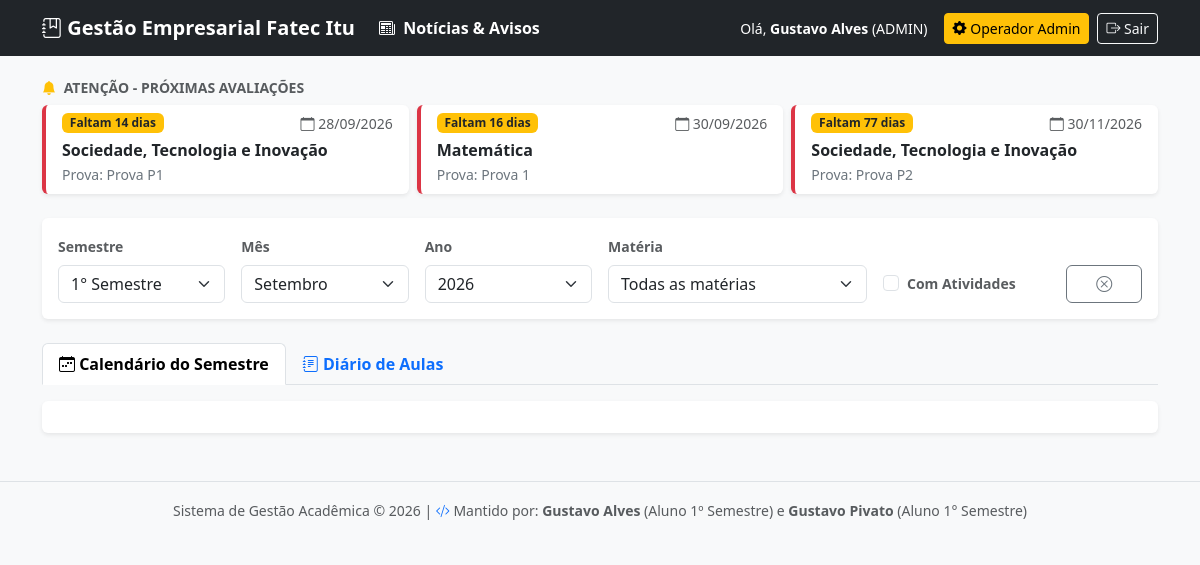
/index.php (signed in), run on the app's committed database.
### tables this page shows
CREATE TABLE `eventos_calendario` (
  `id` int(11) NOT NULL,
  `materia_id` int(11) NOT NULL,
  `data_evento` date NOT NULL,
  `tipo` enum('Prova','Trabalho','Projeto Integrador','Outro') NOT NULL,
  `descricao` varchar(255) NOT NULL
);

CREATE TABLE `materias` (
  `id` int(11) NOT NULL,
  `semestre_id` int(11) NOT NULL,
  `nome` varchar(100) NOT NULL,
  `codigo` varchar(20) DEFAULT NULL,
  `professor` varchar(100) DEFAULT NULL,
  `professor_substituto` varchar(100) DEFAULT NULL,
  `sala` varchar(50) DEFAULT NULL,
  `dia_semana` enum('Segunda','Terça','Quarta','Quinta','Sexta','Sábado') NOT NULL
);

### index.php (the view, shortened to what this page needs)
<?php
require_once 'includes/header.php';
$semestres = $pdo->query("SELECT * FROM semestres ORDER BY id ASC")->fetchAll();
$semestre_id = $_GET['semestre_id'] ?? ($semestres[0]['id'] ?? 1);
$mes_filtro       = $_GET['mes_filtro'] ?? date('m');
$ano_filtro       = $_GET['ano_filtro'] ?? date('Y');
$apenas_pendentes = isset($_GET['apenas_pendentes']) && $_GET['apenas_pendentes'] == '1';
$stmtProximos = $pdo->prepare("
    SELECT e.*, m.nome as materia_nome, DATEDIFF(e.data_evento, CURDATE()) as dias_restantes
    FROM eventos_calendario e
    JOIN materias m ON e.materia_id = m.id
    WHERE m.semestre_id = ? AND e.data_evento >= CURDATE()
    ORDER BY e.data_evento ASC
    LIMIT 3
");
$stmtProximos->execute([$semestre_id]);
$proximos_eventos = $stmtProximos->fetchAll();
?>
<?php if(!empty($proximos_eventos)): ?>
<div class="row mb-4">
    <div class="col-12">
        <h6 class="text-uppercase text-muted fw-bold mb-2 small">
            <i class="bi bi-bell-fill text-warning me-1"></i> Atenção - Próximas Avaliações
        </h6>
        <div class="row g-2">
            <?php foreach($proximos_eventos as $ev): ?>
                <?php
                    $badge_class = $ev['dias_restantes'] <= 3 ? 'bg-danger' : 'bg-warning text-dark';
                    $texto_dias = $ev['dias_restantes'] == 0 ? 'Hoje!' : ($ev['dias_restantes'] == 1 ? 'Amanhã!' : "Faltam {$ev['dias_restantes']} dias");
                ?>
                <div class="col-md-4">
                    <div class="card border-0 shadow-sm border-start border-4 border-danger h-100 card-hover">
                        <div class="card-body py-2 px-3">
                            <div class="d-flex justify-content-between align-items-center">
                                <span class="badge <?= $badge_class ?>"><?= $texto_dias ?></span>
                                <small class="text-muted"><i class="bi bi-calendar"></i> <?= date('d/m/Y', strtotime($ev['data_evento'])) ?></small>
                            </div>
                            <strong class="d-block mt-1 text-dark"><?= htmlspecialchars($ev['materia_nome']) ?></strong>
                            <small class="text-secondary"><?= htmlspecialchars($ev['tipo']) ?>: <?= htmlspecialchars($ev['descricao']) ?></small>
                        </div>
                    </div>
                </div>
            <?php endforeach; ?>
        </div>
    </div>
</div>
<?php endif; ?>
<div class="card shadow-sm border-0 mb-4 bg-white">
    <div class="card-body">
        <form method="GET" class="row g-3 align-items-end">
            <div class="col-md-2 col-sm-6">
                <label class="form-label fw-bold small text-muted">Semestre</label>
                <select name="semestre_id" class="form-select" onchange="this.form.submit()">
                    <?php foreach($semestres as $s): ?>
                        <option value="<?= $s['id'] ?>" <?= $s['id'] == $semestre_id ? 'selected' : '' ?>>
                            <?= htmlspecialchars($s['nome']) ?>
                        </option>
                    <?php endforeach; ?>
                </select>
            </div>
            <div class="col-md-2 col-sm-6">
                <label class="form-label fw-bold small text-muted">Mês</label>
                <select name="mes_filtro" class="form-select" onchange="this.form.submit()">
                    <?php
                    $meses = [1=>'Janeiro', 2=>'Fevereiro', 3=>'Março', 4=>'Abril', 5=>'Maio', 6=>'Junho', 7=>'Julho', 8=>'Agosto', 9=>'Setembro', 10=>'Outubro', 11=>'Novembro', 12=>'Dezembro'];
                    foreach($meses as $num => $nome):
                    ?>
                        <option value="<?= sprintf('%02d', $num) ?>" <?= sprintf('%02d', $num) == $mes_filtro ? 'selected' : '' ?>>
                            <?= $nome ?>
                        </option>
                    <?php endforeach; ?>
                </select>
            </div>
            <div class="col-md-2 col-sm-6">
                <label class="form-label fw-bold small text-muted">Ano</label>
                <select name="ano_filtro" class="form-select" onchange="this.form.submit()">
                    <?php for($a = date('Y'); $a >= date('Y') - 3; $a--): ?>
                        <option value="<?= $a ?>" <?= $a == $ano_filtro ? 'selected' : '' ?>><?= $a ?></option>
                    <?php endfor; ?>
                </select>
            </div>
            <div class="col-md-3 col-sm-6">
                <label class="form-label fw-bold small text-muted">Matéria</label>
                <select name="materia_id" class="form-select" onchange="this.form.submit()">
                    <option value="">Todas as matérias</option>
                </select>
            </div>
            <div class="col-md-2 col-sm-6">
                <div class="form-check mb-2">
                    <input class="form-check-input" type="checkbox" name="apenas_pendentes" value="1" id="pend" <?= $apenas_pendentes ? 'checked' : '' ?> onchange="this.form.submit()">
                    <label class="form-check-label small fw-bold text-muted" for="pend">
                        Com Atividades
                    </label>
                </div>
            </div>
            <div class="col-md-1 col-12">
                <a href="index.php?semestre_id=<?= $semestre_id ?>" class="btn btn-outline-secondary w-100" title="Limpar Filtros"><i class="bi bi-x-circle"></i></a>
            </div>
        </form>
    </div>
</div>
<ul class="nav nav-tabs mb-3" id="mainTabs" role="tablist">
  <li class="nav-item">
    <button class="nav-link active fw-bold" id="calendario-tab" data-bs-toggle="tab" data-bs-target="#calendario-view" type="button">
        <i class="bi bi-calendar-week"></i> Calendário do Semestre
    </button>
  </li>
  <li class="nav-item">
    <button class="nav-link fw-bold" id="diario-tab" data-bs-toggle="tab" data-bs-target="#diario" type="button">
        <i class="bi bi-journal-text"></i> Diário de Aulas
    </button>
  </li>
</ul>
<div class="tab-content" id="mainTabsContent">
  <div class="tab-pane fade show active" id="calendario-view" role="tabpanel">
      <div class="card shadow-sm border-0 p-3 bg-white">
      </div>
  </div>
</div>
<?php require_once 'includes/footer.php'; ?>

### index.php (style rules this page uses)
.card-hover { transition: transform 0.2s ease, box-shadow 0.2s ease; }

### data on the page
eventos_calendario: texto_dias "Faltam 14 dias", data_evento "28/09/2026", materia.nome "Sociedade, Tecnologia e Inovação", tipo "Prova", descricao "Prova P1"
eventos_calendario: texto_dias "Faltam 16 dias", data_evento "30/09/2026", materia.nome "Matemática", tipo "Prova", descricao "Prova 1"
eventos_calendario: texto_dias "Faltam 77 dias", data_evento "30/11/2026", materia.nome "Sociedade, Tecnologia e Inovação", tipo "Prova", descricao "Prova P2"

### other printed values
$_SESSION['usuario_nome'] "Gustavo Alves"
$_SESSION['usuario_perfil'] "ADMIN"
form field semestre_id "1° Semestre"
form field mes_filtro "Setembro"
form field ano_filtro "2026"
